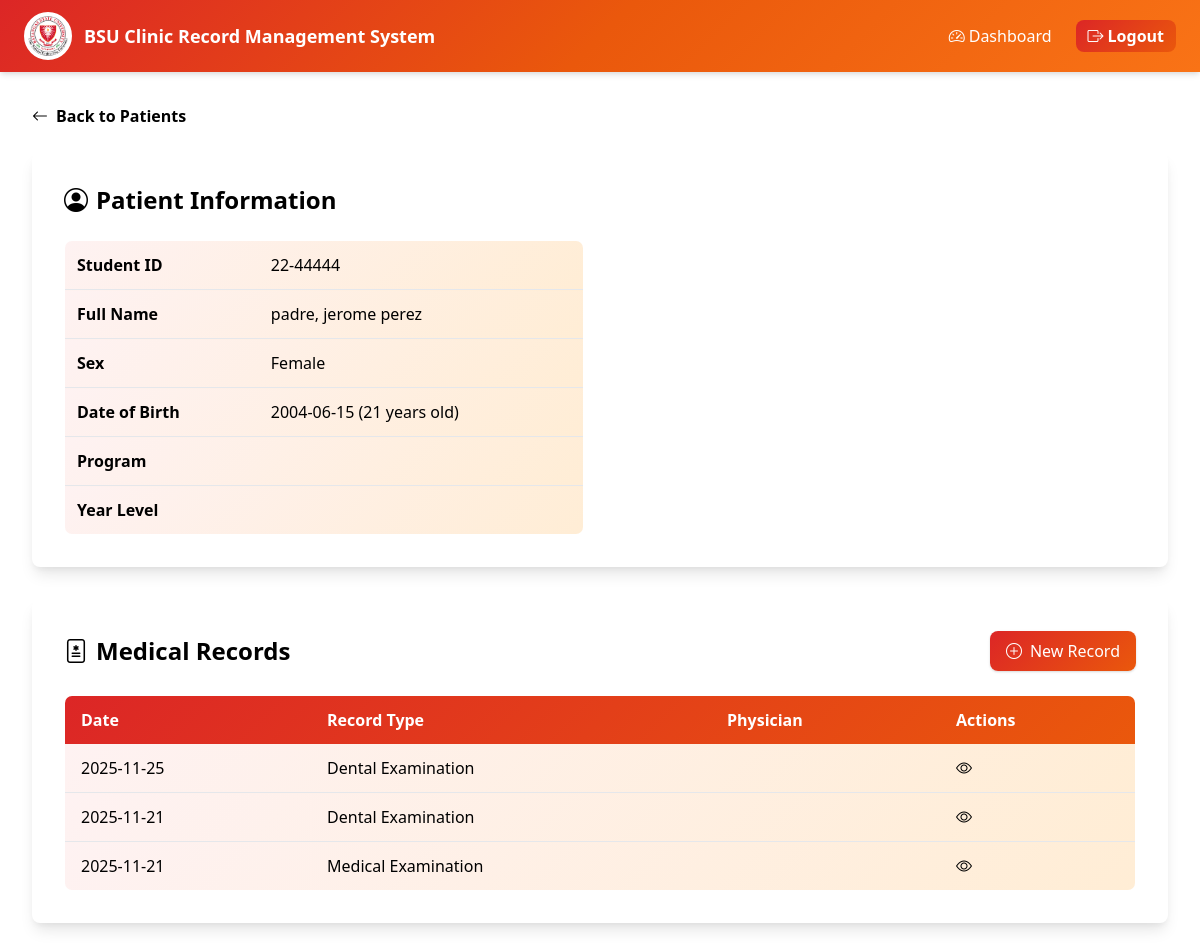
Screenshot of /modules/records/view_patient.php?id=104 (signed in) with the database file from the repository.
### tables this page shows
CREATE TABLE `patients` (
  `id` int(11) NOT NULL,
  `student_id` varchar(20) DEFAULT NULL,
  `first_name` varchar(50) NOT NULL,
  `middle_name` varchar(50) DEFAULT NULL,
  `last_name` varchar(50) NOT NULL,
  `date_of_birth` date NOT NULL,
  `sex` enum('Male','Female') NOT NULL,
  `contact_number` varchar(20) DEFAULT NULL,
  `address` text DEFAULT NULL,
  `program` varchar(100) DEFAULT NULL,
  `year_level` varchar(20) DEFAULT NULL,
  `qr_code` varchar(255) DEFAULT NULL,
  `created_at` timestamp NOT NULL DEFAULT current_timestamp()
);

CREATE TABLE `medical_records` (
  `id` int(11) NOT NULL,
  `patient_id` int(11) NOT NULL,
  `record_type` enum('history_form','dental_exam','medical_exam') NOT NULL,
  `examination_date` date NOT NULL,
  `physician_name` varchar(100) DEFAULT NULL,
  `findings` text DEFAULT NULL,
  `recommendations` text DEFAULT NULL,
  `verification_status` enum('pending','verified','rejected') DEFAULT 'pending',
  `verified_by` int(11) DEFAULT NULL,
  `verification_date` datetime DEFAULT NULL,
  `verification_notes` text DEFAULT NULL,
  `created_at` timestamp NOT NULL DEFAULT current_timestamp(),
  `student_signature` varchar(255) DEFAULT NULL,
  `student_date` date DEFAULT NULL
);

### modules/records/view_patient.php (the view, shortened to what this page needs)
<?php
include '../../config/database.php';
$dashboard_url = '../../dashboard.php';
$patient_id = $_GET['id'];
$stmt = $conn->prepare("SELECT * FROM patients WHERE id = ?");
$stmt->bind_param("i", $patient_id);
$stmt->execute();
$result = $stmt->get_result();
$patient = $result->fetch_assoc();
$stmt = $conn->prepare("
    SELECT mr.*,
           CASE
               WHEN mr.record_type = 'history_form' THEN 'Medical History Form'
               WHEN mr.record_type = 'dental_exam' THEN 'Dental Examination'
               WHEN mr.record_type = 'medical_exam' THEN 'Medical Examination'
               ELSE mr.record_type
           END AS record_type_name
    FROM medical_records mr
    WHERE mr.patient_id = ?
    ORDER BY mr.examination_date DESC
");
$stmt->bind_param("i", $patient_id);
$stmt->execute();
$records = $stmt->get_result()->fetch_all(MYSQLI_ASSOC);
$dob = new DateTime($patient['date_of_birth']);
$now = new DateTime();
$age = $now->diff($dob)->y;
?>
<!DOCTYPE html>
<html lang="en">
<head>
  <link href="https://cdn.jsdelivr.net/npm/tailwindcss@2.2.19/dist/tailwind.min.css" rel="stylesheet">
  <link rel="stylesheet" href="https://cdn.jsdelivr.net/npm/bootstrap-icons@1.10.0/font/bootstrap-icons.css">
</head>
<body class="bg-gradient-to-br from-orange-50 to-red-50">
  <header class="red-orange-gradient text-white shadow-md">
    <div class="max-w-7xl mx-auto flex items-center justify-between px-6 py-3">
      <div class="flex items-center gap-3">
        <img src="../../assets/css/images/logo-bsu.png" alt="BSU Logo" class="w-12 h-12 rounded-full object-cover border-4 border-white bg-white">
        <h1 class="text-lg font-bold">BSU Clinic Record Management System</h1>
      </div>
      <nav class="flex items-center gap-6">
        <a href="<?php echo $dashboard_url; ?>" class="hover:text-yellow-200 flex items-center gap-1">
          <i class="bi bi-speedometer2"></i> Dashboard
        </a>
        <a href="../../logout.php" class="red-orange-gradient-button text-white px-3 py-1 rounded-lg font-semibold hover:shadow-lg flex items-center gap-1">
          <i class="bi bi-box-arrow-right"></i> Logout
        </a>
      </nav>
    </div>
  </header>
  <main class="max-w-7xl mx-auto p-8">
    <a href="patients.php" class="inline-flex items-center mb-6 text-orange-700 font-semibold hover:text-orange-900 transition-all">
      <i class="bi bi-arrow-left mr-2"></i> Back to Patients
    </a>
    <div class="bg-white rounded-lg shadow-lg p-8 mb-8">
      <h2 class="text-2xl font-bold text-orange-800 mb-6 flex items-center gap-2">
        <i class="bi bi-person-circle"></i> Patient Information
      </h2>
      <div class="grid md:grid-cols-2 gap-8">
        <div>
          <table class="w-full border border-orange-200 rounded-lg overflow-hidden">
            <tbody class="divide-y divide-orange-100">
              <tr class="red-orange-table-row"><th class="p-3 text-left text-orange-700 font-semibold">Student ID</th><td class="p-3 text-orange-900"><?php echo $patient['student_id']; ?></td></tr>
              <tr class="red-orange-table-row"><th class="p-3 text-left text-orange-700 font-semibold">Full Name</th><td class="p-3 text-orange-900"><?php echo $patient['last_name'] . ', ' . $patient['first_name'] . ' ' . $patient['middle_name']; ?></td></tr>
              <tr class="red-orange-table-row"><th class="p-3 text-left text-orange-700 font-semibold">Sex</th><td class="p-3 text-orange-900"><?php echo $patient['sex']; ?></td></tr>
              <tr class="red-orange-table-row"><th class="p-3 text-left text-orange-700 font-semibold">Date of Birth</th><td class="p-3 text-orange-900"><?php echo $patient['date_of_birth']; ?> (<?php echo $age; ?> years old)</td></tr>
              <tr class="red-orange-table-row"><th class="p-3 text-left text-orange-700 font-semibold">Program</th><td class="p-3 text-orange-900"><?php echo $patient['program']; ?></td></tr>
              <tr class="red-orange-table-row"><th class="p-3 text-left text-orange-700 font-semibold">Year Level</th><td class="p-3 text-orange-900"><?php echo $patient['year_level']; ?></td></tr>
            </tbody>
          </table>
        </div>
      </div>
    </div>
    <div class="bg-white rounded-lg shadow-lg p-8">
      <div class="flex justify-between items-center mb-6">
        <h2 class="text-2xl font-bold text-orange-800 flex items-center gap-2">
          <i class="bi bi-file-medical"></i> Medical Records
        </h2>
        <div class="relative">
          <button class="red-orange-gradient-button text-white px-4 py-2 rounded-lg shadow hover:shadow-lg flex items-center gap-2 transition-all" id="newRecordBtn">
            <i class="bi bi-plus-circle"></i> New Record
          </button>
        </div>
      </div>
      <?php if (count($records) > 0): ?>
        <div class="overflow-x-auto">
          <table class="min-w-full border border-orange-200 rounded-lg overflow-hidden">
            <thead class="red-orange-table-header text-white">
              <tr>
                <th class="px-4 py-3 text-left">Date</th>
                <th class="px-4 py-3 text-left">Record Type</th>
                <th class="px-4 py-3 text-left">Physician</th>
                <th class="px-4 py-3 text-left">Actions</th>
              </tr>
            </thead>
            <tbody class="divide-y divide-orange-100">
              <?php foreach ($records as $record): ?>
                <tr class="red-orange-table-row hover:shadow-lg transition-all">
                  <td class="px-4 py-3 text-orange-900"><?php echo $record['examination_date']; ?></td>
                  <td class="px-4 py-3 text-orange-900"><?php echo $record['record_type_name']; ?></td>
                  <td class="px-4 py-3 text-orange-900"><?php echo $record['physician_name']; ?></td>
                  <td class="px-4 py-3">
                  <a href="../records/view_record.php?id=<?php echo $record['id']; ?>&type=<?php echo $record['record_type']; ?>"
                class="text-orange-600 hover:text-orange-800 mr-3 transition-all"
                title="View Record">
                <i class="bi bi-eye"></i>
</a>
                  </td>
                </tr>
              <?php endforeach; ?>
            </tbody>
          </table>
        </div>
      <?php else: ?>
        <p class="text-orange-600 text-center py-4">No medical records found for this patient.</p>
      <?php endif; ?>
    </div>
  </main>
</body>
</html>

### modules/records/view_patient.php (style rules this page uses)
.red-orange-gradient { background: linear-gradient(135deg, #dc2626, #ea580c, #f97316); }
.red-orange-gradient-button { background: linear-gradient(135deg, #dc2626, #ea580c); }
.red-orange-table-header { background: linear-gradient(135deg, #dc2626, #ea580c); }
.red-orange-table-row { background: linear-gradient(135deg, #fef2f2, #ffedd5); }

### rows the page displays
patients: student "22-44444", last_name "padre", first_name "jerome", middle_name "perez", sex "Female", date_of_birth "2004-06-15"
medical_records: examination_date "2025-11-25", record_type_name "Dental Examination"
medical_records: examination_date "2025-11-21", record_type_name "Dental Examination"
medical_records: examination_date "2025-11-21", record_type_name "Medical Examination"
